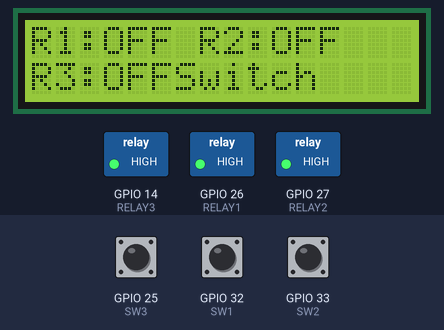
The sketch below on a simulated ESP32. On the bench: 16×2 character LCD, switched loads named in the sketch (green lamp = pin HIGH). The test bench sets the inputs (shaded band); at power-on: GPIO 25 (SW3) LOW, GPIO 32 (SW1) LOW, GPIO 33 (SW2) LOW.

Above: at 1.2 s.
1.3 s: GPIO 25 (SW3) pulled HIGH for 0.25 s
At 1.53 s:
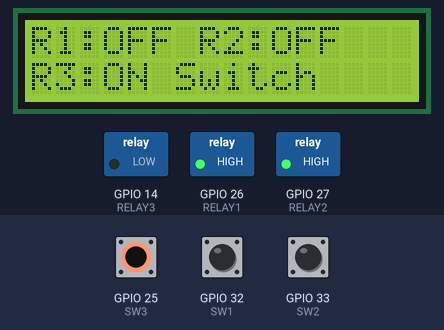
3.1 s: GPIO 32 (SW1) pulled HIGH for 0.25 s
At 3.28 s:
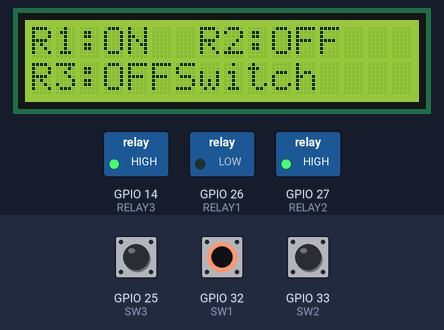
4.8 s: GPIO 33 (SW2) pulled HIGH for 0.25 s
At 5.03 s:
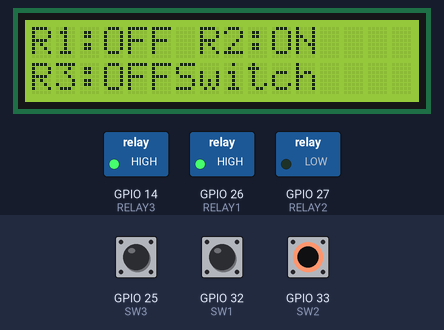
6.6 s: GPIO 33 (SW2) pulled HIGH for 3.2 s
At 10.6 s:
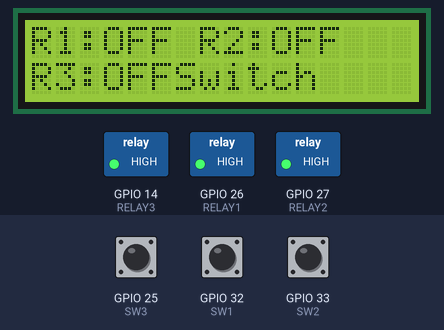
11.4 s: GPIO 25 (SW3) pulled HIGH for 3.2 s
At 11.8 s:
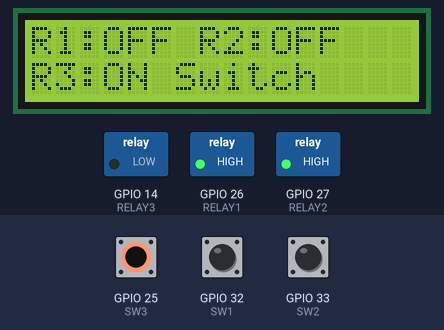
16.2 s: GPIO 25 (SW3) driven HIGH and GPIO 32 (SW1) driven HIGH
At 17.3 s:
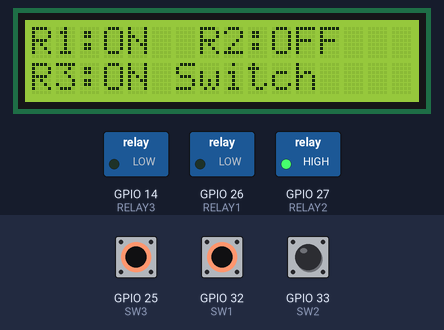
Timing chart, 0 to 18.8 s (numbered marks = the images above; inputs shaded):
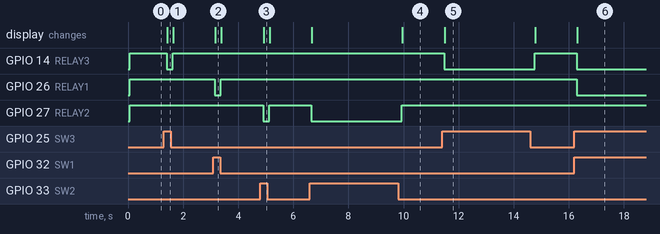

The sketch:

lcd2.ino
```cpp
#include <Wire.h>
#include <LiquidCrystal_I2C.h>

// ---------- LCD ----------
LiquidCrystal_I2C lcd(0x27, 16, 2);

// ---------- Switch ----------
#define SW1 32
#define SW2 33
#define SW3 25

// ---------- Relay ----------
#define RELAY1 26
#define RELAY2 27
#define RELAY3 14

void setup() {
  // ตั้งค่า I2C
  Wire.begin(22, 23);
  lcd.begin(16, 2);
  lcd.backlight();

  // สวิตช์
  pinMode(SW1, INPUT);
  pinMode(SW2, INPUT);
  pinMode(SW3, INPUT);

  // รีเลย์
  pinMode(RELAY1, OUTPUT);
  pinMode(RELAY2, OUTPUT);
  pinMode(RELAY3, OUTPUT);

  // ปิดรีเลย์ทั้งหมดก่อน (Active LOW)
  digitalWrite(RELAY1, 1);
  digitalWrite(RELAY2, 1);
  digitalWrite(RELAY3, 1);

  lcd.setCursor(0, 0);
  lcd.print("Relay Control");
  lcd.setCursor(0, 1);
  lcd.print("Press Switch");
}

void loop() {
  int sw1 = digitalRead(SW1);
  int sw2 = digitalRead(SW2);
  int sw3 = digitalRead(SW3);

  // ---------- Relay Control ----------
  if (sw1 == 1) {
    digitalWrite(RELAY1, 0);   // ON
  } else {
    digitalWrite(RELAY1, 1);  // OFF
  }

  if (sw2 == 1) {
    digitalWrite(RELAY2, 0);
  } else {
    digitalWrite(RELAY2, 1);
  }

  if (sw3 == 1) {
    digitalWrite(RELAY3, 0);
  } else {
    digitalWrite(RELAY3, 1);
  }

  // ---------- LCD Display ----------
  lcd.setCursor(0, 0);
  lcd.print("R1:");
  lcd.print(sw1 == 1 ? "ON " : "OFF");
  /*
    if (sw1 == 1) {
      lcd.print("ON ");
    }
    else {
    lcd.print("OFF");
    }
  */
  lcd.print(" R2:");
  lcd.print(sw2 == 1 ? "ON " : "OFF");

  lcd.setCursor(0, 1);
  lcd.print("R3:");
  lcd.print(sw3 == 1 ? "ON " : "OFF");

  delay(200);
}
```

Measured:
- after the input at 1.3 s, GPIO 14 (RELAY3): HIGH → LOW after 0.10 s, → HIGH 0.22 s later; the display: changes after 0.12 s (image 1)
- after the input at 3.1 s, GPIO 26 (RELAY1): HIGH → LOW after 0.05 s, → HIGH 0.22 s later; the display: changes after 0.07 s (image 2)
- after the input at 4.8 s, GPIO 27 (RELAY2): HIGH → LOW after 0.11 s, → HIGH 0.22 s later; the display: changes after 0.12 s (image 3)
- after the input at 6.6 s, GPIO 27 (RELAY2): HIGH → LOW after 0.06 s, → HIGH 3.3 s later; the display: first changes after 0.08 s (image 4 shows a later state)
- after the input at 11.4 s, GPIO 14 (RELAY3): HIGH → LOW after 0.07 s, → HIGH 3.3 s later; the display: changes after 0.09 s (image 5)
- after the input at 16.2 s, GPIO 14 (RELAY3), GPIO 26 (RELAY1): HIGH → LOW after 0.09 s; the display: changes after 0.11 s (image 6)
